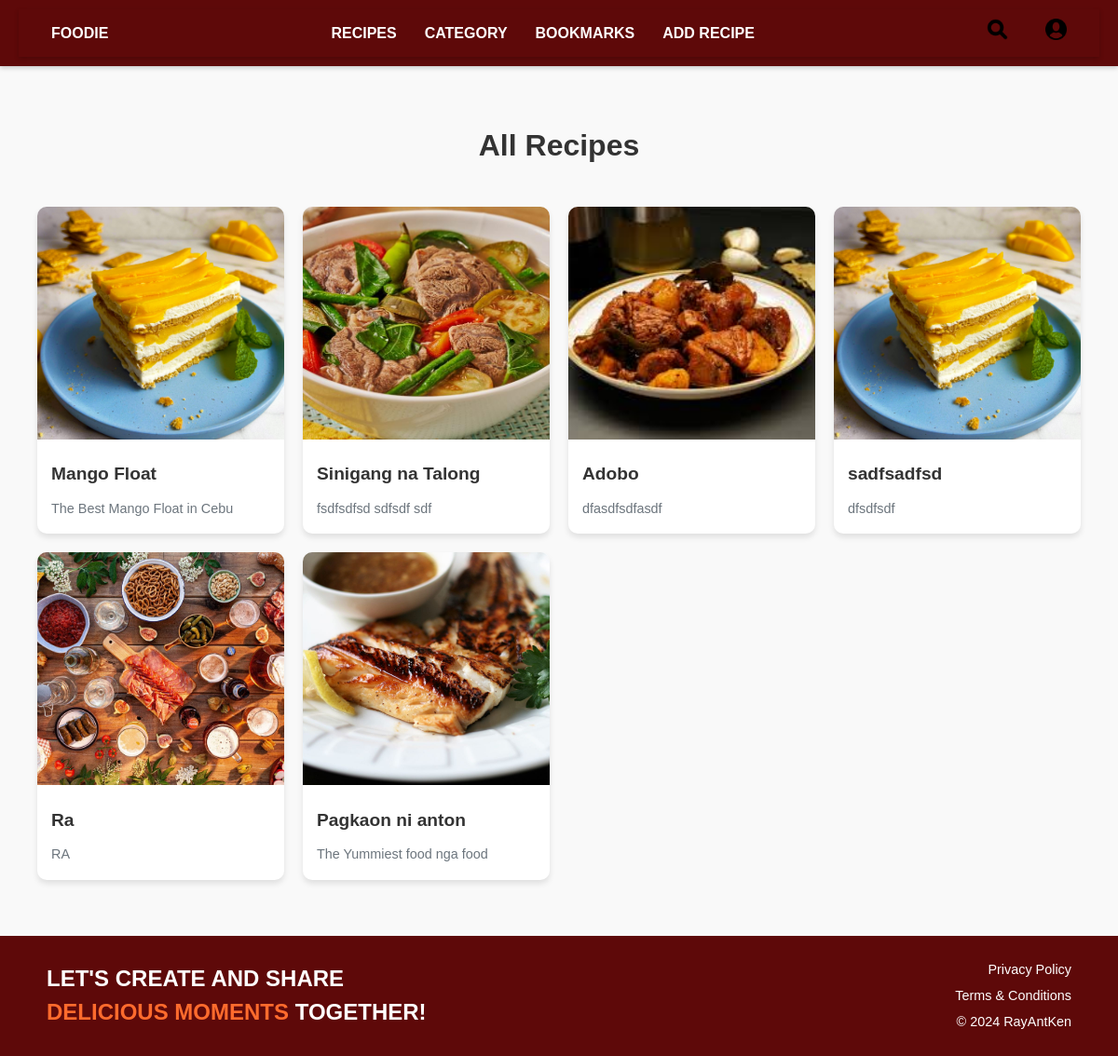
The app's page /recipelist with its own data.
### Recipes/models.py (models this page shows, shortened)
class RecipePost(models.Model):
    title = models.CharField(max_length=200)
    user = models.ForeignKey(settings.AUTH_USER_MODEL, on_delete=models.SET_NULL, null=True, blank=True) #User, on_delete=models.CASCADE
    difficulty = models.IntegerField(validators=[MinValueValidator(1), MaxValueValidator(5)])  # Restrict to 1-5
    description = models.TextField(default='')
    category = models.CharField(max_length=50, default='Uncategorized')
    ingredients = models.TextField()
    directions = models.TextField(default='')
    image = models.ImageField(upload_to='recipe/images/', blank=True, null=True)  # Optional image field
    created_at = models.DateTimeField(auto_now=True)
    CATEGORY_CHOICES = [
        ('Comfort Food', 'Comfort Food'),
        ('International Eats', 'International Eats'),
        ('Breakfast & Brunch', 'Breakfast & Brunch'),
        ('Community Picks', 'Community Picks'),
    ]
    title = models.CharField(max_length=200)  # Recipe title
    user = models.ForeignKey(
        settings.AUTH_USER_MODEL,
        on_delete=models.SET_NULL,
        null=True,
        blank=True
    )  # Associated user, nullable and optional
    difficulty = models.IntegerField(
        validators=[MinValueValidator(1), MaxValueValidator(5)]
    )  # Difficulty level (1-5)
    description = models.TextField(default='')  # Brief description of the recipe
    category = models.CharField(
        max_length=50,
        choices=CATEGORY_CHOICES,
        default='Uncategorized'
    )  # Recipe category with predefined choices
    ingredients = models.TextField()  # Ingredients list
    directions = models.TextField(default='')  # Step-by-step directions
    image = models.ImageField(
        upload_to='recipe/images/',
        blank=True,
        null=True
    )  # Optional recipe image
    created_at = models.DateTimeField(auto_now=True)  # Timestamp of creation

### Recipes/views.py (the view)
# urls.py: path('recipelist', RecipePostListView.as_view(), name='recipe_list'),
class RecipePostListView(ListView):
    model = RecipePost
    template_name = 'recipes/recipePost_list.html'
    context_object_name = 'posts'
    paginate_by = 12
    def get_context_data(self, **kwargs):
        context = super().get_context_data(**kwargs)
        user = self.request.user
        if user.is_authenticated:
            bookmarked_recipes = Bookmark.objects.filter(user=user).values_list('recipe_id', flat=True)
            context['bookmarked_recipes'] = set(bookmarked_recipes)
        else:
            context['bookmarked_recipes'] = set()
        return context

### Recipes/templates/recipes/recipePost_list.html (shortened to what this page needs)
<!DOCTYPE html>
<html lang="en">
<head>
    <link href="https://cdnjs.cloudflare.com/ajax/libs/font-awesome/6.0.0-beta3/css/all.min.css" rel="stylesheet">
</head>
<body>
    <header>
        {% include 'navbar.html' %}
    </header>
    <main>
        <h1 style="text-align: center; margin: 20px 0;">All Recipes</h1>
        <div class="recipe-grid">
            {% for post in posts %}
            <div class="recipe-card" onclick="openRecipeModal({{ post.id }})">
                {% if post.image %}
                    <img src="{{ post.image.url }}" alt="{{ post.title }}">
                {% endif %}
                <div class="recipe-card-content">
                    <h2 class="recipe-card-title">{{ post.title }}</h2>
                    <p class="recipe-card-description">{{ post.description|truncatechars:100 }}</p>
                </div>
            </div>
            {% empty %}
                <p>No recipes available.</p>
            {% endfor %}
        </div>
    </main>
    <footer>
        {% include 'footer.html' %}
    </footer>
</body>
</html>

### Recipes/templates/recipes/recipePost_list.html (style rules this page uses)
:root { --primary-color: #007bff; --secondary-color: #6c757d; --background-color: #f4f4f4; --card-background: #ffffff; --text-color: #333; }
* { margin: 0; padding: 0; box-sizing: border-box; }
body { font-family: 'Poppins', sans-serif; background-color: var(--background-color); line-height: 1.6; }
.recipe-grid { display: grid; grid-template-columns: repeat(auto-fill, minmax(250px, 1fr)); gap: 20px; padding: 20px; max-width: 1200px; margin: 0 auto; }
.recipe-card { background-color: var(--card-background); border-radius: 10px; box-shadow: 0 4px 6px rgba(0, 0, 0, 0.1); overflow: hidden; transition: transform 0.3s ease; cursor: pointer; }
.recipe-card img { width: 100%; height: 250px; object-fit: cover; }
.recipe-card-content { padding: 15px; }
.recipe-card-title { font-size: 1.2rem; font-weight: 600; color: var(--text-color); margin-bottom: 10px; }
.recipe-card-description { color: var(--secondary-color); font-size: 0.9rem; }

### records on screen
RecipePost: image (picture), title "Mango Float", description "The Best Mango Float in Cebu"
RecipePost: image (picture), title "Sinigang na Talong", description "fsdfsdfsd sdfsdf sdf"
RecipePost: image (picture), title "Adobo", description "dfasdfsdfasdf"
RecipePost: image (picture), title "sadfsadfsd", description "dfsdfsdf"
RecipePost: image (picture), title "Ra", description "RA"
RecipePost: image (picture), title "Pagkaon ni anton", description "The Yummiest food nga food"
